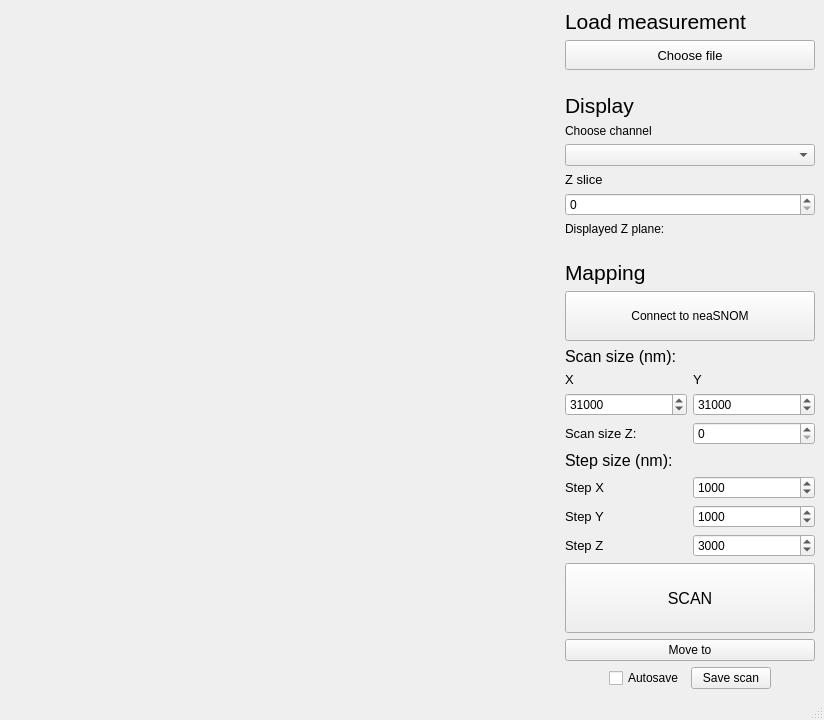
<?xml version="1.0" encoding="UTF-8"?>
<ui version="4.0">
 <class>MainWindow</class>
 <widget class="QMainWindow" name="MainWindow">
  <property name="geometry">
   <rect>
    <x>0</x>
    <y>0</y>
    <width>824</width>
    <height>720</height>
   </rect>
  </property>
  <property name="windowTitle">
   <string>MainWindow</string>
  </property>
  <widget class="QWidget" name="main_layout">
   <layout class="QHBoxLayout" name="horizontalLayout">
    <item>
     <widget class="PlotWidget" name="plot_area" native="true">
      <property name="minimumSize">
       <size>
        <width>550</width>
        <height>0</height>
       </size>
      </property>
     </widget>
    </item>
    <item>
     <layout class="QVBoxLayout" name="menu_layout">
      <item>
       <widget class="QLabel" name="loadfile_label">
        <property name="font">
         <font>
          <pointsize>16</pointsize>
         </font>
        </property>
        <property name="text">
         <string>Load measurement</string>
        </property>
        <property name="alignment">
         <set>Qt::AlignLeading|Qt::AlignLeft|Qt::AlignVCenter</set>
        </property>
       </widget>
      </item>
      <item>
       <widget class="QPushButton" name="choose_file_button">
        <property name="minimumSize">
         <size>
          <width>170</width>
          <height>30</height>
         </size>
        </property>
        <property name="font">
         <font>
          <pointsize>10</pointsize>
         </font>
        </property>
        <property name="text">
         <string>Choose file</string>
        </property>
       </widget>
      </item>
      <item>
       <spacer name="verticalSpacer_2">
        <property name="orientation">
         <enum>Qt::Vertical</enum>
        </property>
        <property name="sizeHint" stdset="0">
         <size>
          <width>20</width>
          <height>40</height>
         </size>
        </property>
       </spacer>
      </item>
      <item>
       <widget class="QLabel" name="display_label">
        <property name="font">
         <font>
          <pointsize>16</pointsize>
         </font>
        </property>
        <property name="text">
         <string>Display</string>
        </property>
       </widget>
      </item>
      <item>
       <widget class="QLabel" name="choose_channel_label">
        <property name="text">
         <string>Choose channel</string>
        </property>
       </widget>
      </item>
      <item>
       <widget class="QComboBox" name="channel_comboBox"/>
      </item>
      <item>
       <widget class="QLabel" name="datascrolling_label">
        <property name="font">
         <font>
          <pointsize>10</pointsize>
         </font>
        </property>
        <property name="text">
         <string>Z slice</string>
        </property>
       </widget>
      </item>
      <item>
       <widget class="QSpinBox" name="datascroll_spinBox"/>
      </item>
      <item>
       <widget class="QLabel" name="Zplane_label">
        <property name="text">
         <string>Displayed Z plane:</string>
        </property>
       </widget>
      </item>
      <item>
       <spacer name="verticalSpacer">
        <property name="orientation">
         <enum>Qt::Vertical</enum>
        </property>
        <property name="sizeHint" stdset="0">
         <size>
          <width>20</width>
          <height>40</height>
         </size>
        </property>
       </spacer>
      </item>
      <item>
       <widget class="QLabel" name="mapping_label">
        <property name="font">
         <font>
          <pointsize>16</pointsize>
          <underline>false</underline>
         </font>
        </property>
        <property name="text">
         <string>Mapping</string>
        </property>
       </widget>
      </item>
      <item>
       <widget class="QPushButton" name="connect_snom_button">
        <property name="minimumSize">
         <size>
          <width>0</width>
          <height>50</height>
         </size>
        </property>
        <property name="text">
         <string>Connect to neaSNOM</string>
        </property>
       </widget>
      </item>
      <item>
       <layout class="QGridLayout" name="scanSize_layout">
        <item row="1" column="1">
         <widget class="QLabel" name="label_Y">
          <property name="font">
           <font>
            <pointsize>10</pointsize>
           </font>
          </property>
          <property name="text">
           <string>Y</string>
          </property>
         </widget>
        </item>
        <item row="2" column="0">
         <widget class="QSpinBox" name="sizeX_spinBox">
          <property name="maximum">
           <number>100000</number>
          </property>
          <property name="value">
           <number>31000</number>
          </property>
         </widget>
        </item>
        <item row="3" column="0">
         <widget class="QLabel" name="label_Z">
          <property name="font">
           <font>
            <pointsize>10</pointsize>
           </font>
          </property>
          <property name="text">
           <string>Scan size Z:</string>
          </property>
         </widget>
        </item>
        <item row="3" column="1">
         <widget class="QSpinBox" name="sizeZ_spinBox">
          <property name="maximum">
           <number>100000</number>
          </property>
          <property name="value">
           <number>0</number>
          </property>
          <property name="displayIntegerBase">
           <number>10</number>
          </property>
         </widget>
        </item>
        <item row="2" column="1">
         <widget class="QSpinBox" name="sizeY_spinBox">
          <property name="maximum">
           <number>100000</number>
          </property>
          <property name="value">
           <number>31000</number>
          </property>
         </widget>
        </item>
        <item row="0" column="0">
         <widget class="QLabel" name="label_ScanSize">
          <property name="font">
           <font>
            <pointsize>12</pointsize>
           </font>
          </property>
          <property name="text">
           <string>Scan size (nm):</string>
          </property>
         </widget>
        </item>
        <item row="1" column="0">
         <widget class="QLabel" name="label_X">
          <property name="font">
           <font>
            <pointsize>10</pointsize>
           </font>
          </property>
          <property name="text">
           <string>X</string>
          </property>
         </widget>
        </item>
       </layout>
      </item>
      <item>
       <layout class="QGridLayout" name="stepSize_layout">
        <item row="1" column="0">
         <widget class="QLabel" name="stepX_label">
          <property name="font">
           <font>
            <pointsize>10</pointsize>
           </font>
          </property>
          <property name="text">
           <string>Step X</string>
          </property>
         </widget>
        </item>
        <item row="1" column="1">
         <widget class="QSpinBox" name="stepX_spinBox">
          <property name="maximum">
           <number>10000</number>
          </property>
          <property name="value">
           <number>1000</number>
          </property>
         </widget>
        </item>
        <item row="3" column="1">
         <widget class="QSpinBox" name="stepZ_spinBox">
          <property name="maximum">
           <number>10000</number>
          </property>
          <property name="value">
           <number>3000</number>
          </property>
         </widget>
        </item>
        <item row="2" column="0">
         <widget class="QLabel" name="stepY_label">
          <property name="font">
           <font>
            <pointsize>10</pointsize>
           </font>
          </property>
          <property name="text">
           <string>Step Y</string>
          </property>
         </widget>
        </item>
        <item row="2" column="1">
         <widget class="QSpinBox" name="stepY_spinBox">
          <property name="maximum">
           <number>10000</number>
          </property>
          <property name="value">
           <number>1000</number>
          </property>
         </widget>
        </item>
        <item row="3" column="0">
         <widget class="QLabel" name="stepZ_label">
          <property name="font">
           <font>
            <pointsize>10</pointsize>
           </font>
          </property>
          <property name="text">
           <string>Step Z</string>
          </property>
         </widget>
        </item>
        <item row="0" column="0">
         <widget class="QLabel" name="label_6">
          <property name="font">
           <font>
            <pointsize>12</pointsize>
           </font>
          </property>
          <property name="text">
           <string>Step size (nm):</string>
          </property>
         </widget>
        </item>
       </layout>
      </item>
      <item>
       <widget class="QPushButton" name="scan_button">
        <property name="minimumSize">
         <size>
          <width>0</width>
          <height>70</height>
         </size>
        </property>
        <property name="font">
         <font>
          <pointsize>12</pointsize>
         </font>
        </property>
        <property name="text">
         <string>SCAN</string>
        </property>
       </widget>
      </item>
      <item>
       <widget class="QPushButton" name="move_to_button">
        <property name="text">
         <string>Move to</string>
        </property>
       </widget>
      </item>
      <item>
       <layout class="QHBoxLayout" name="horizontalLayout_3">
        <item>
         <spacer name="horizontalSpacer">
          <property name="orientation">
           <enum>Qt::Horizontal</enum>
          </property>
          <property name="sizeHint" stdset="0">
           <size>
            <width>40</width>
            <height>20</height>
           </size>
          </property>
         </spacer>
        </item>
        <item>
         <widget class="QCheckBox" name="AutosaveCheckBox">
          <property name="text">
           <string>Autosave</string>
          </property>
         </widget>
        </item>
        <item>
         <widget class="QPushButton" name="save_button">
          <property name="text">
           <string>Save scan</string>
          </property>
         </widget>
        </item>
        <item>
         <spacer name="horizontalSpacer_2">
          <property name="orientation">
           <enum>Qt::Horizontal</enum>
          </property>
          <property name="sizeHint" stdset="0">
           <size>
            <width>40</width>
            <height>20</height>
           </size>
          </property>
         </spacer>
        </item>
       </layout>
      </item>
     </layout>
    </item>
   </layout>
  </widget>
  <widget class="QStatusBar" name="statusbar"/>
 </widget>
 <customwidgets>
  <customwidget>
   <class>PlotWidget</class>
   <extends>QWidget</extends>
   <header>pyqtgraph</header>
   <container>1</container>
  </customwidget>
 </customwidgets>
 <resources/>
 <connections/>
</ui>
